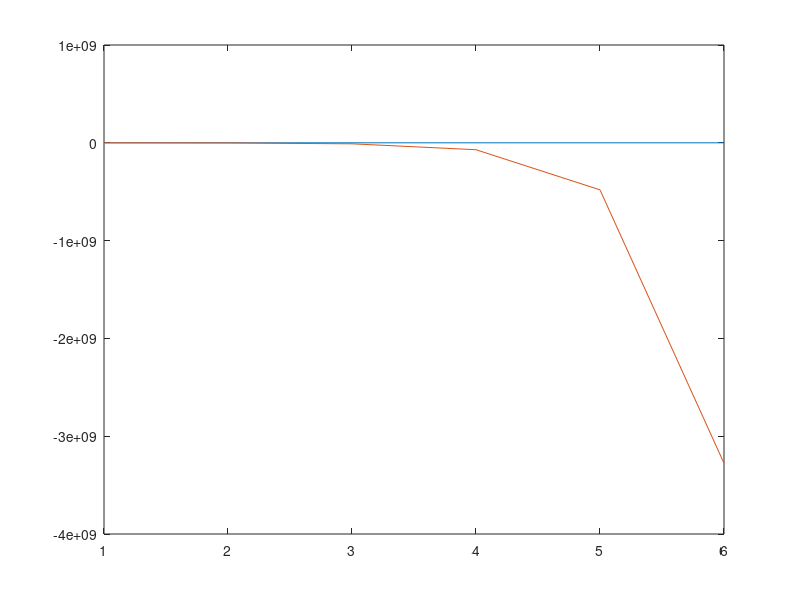

Recreate this plot in MATLAB.
k = [1 2 3 4 5 6 7 8]
P = .19
r = 1.89
Pk = [.19;.36;.69;1.3;2.5;4.7;8.5;14]
for i = 1:100
    pk = P*r.^(k-1)
    F = Pk-pk'
    J = [k.*P.*r.^(k-1)]';
    J(:,2) = r.^k
    d = J\-F
    r = r + d(1)
    P = P + d(2)
    norm(F)
    i
end
g = P*r.^k
g = g'
plot(k(1:6),Pk(1:6))
hold on
plot(k(1:6),g(1:6))
hold off